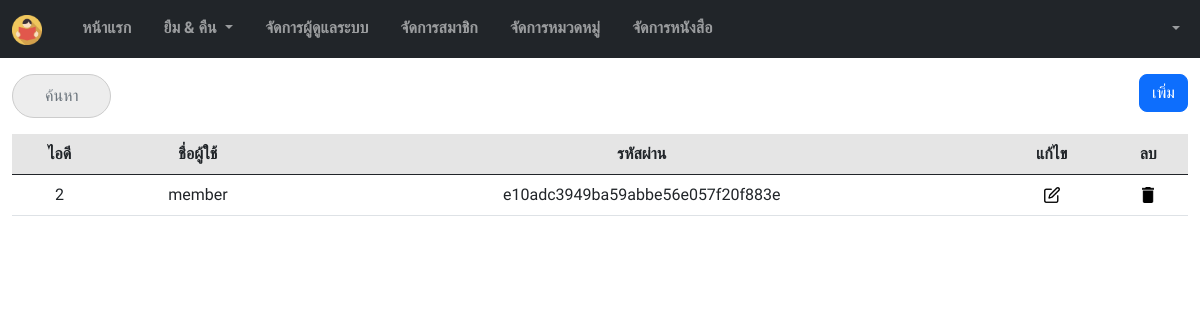
/admin/list_member.php, run on the app's committed database.
### tables this page shows
CREATE TABLE `lib_user` (
  `u_id` int(11) NOT NULL,
  `u_name` varchar(100) NOT NULL,
  `u_pass` varchar(100) NOT NULL,
  `u_status` varchar(6) NOT NULL
);

### admin/list_member_db.php (the view, shortened to what this page needs)
<?php
    include('../conn.php');
    $sql = "SELECT * FROM lib_user WHERE `u_status` LIKE 'member'";
    $result = mysqli_query($con,$sql) or die ("Error in query: $sql" . mysqli_error());
?>
<table class="table table-hover">
    <thead>
        <tr class="table table-active" align="center">
            <th>ไอดี</th>
            <th>ชื่อผู้ใช้</th>
            <th>รหัสผ่าน</th>
            <th>แก้ไข</th>
            <th>ลบ</th>
        </tr>
    </thead>
    <?php foreach($result as $row) { ?>
        <tr align="center">
            <td><?php echo $row['u_id']; ?></td>
            <td><?php echo $row['u_name']; ?></td>
            <td><?php echo $row['u_pass']; ?></td>
            <td><a href="member_db.php?u_id=<?php echo $row['u_id'];?>" data-bs-toggle="modal" data-bs-target="#update<?php echo $row['u_id'];?>"><img src="../img/logo/edit.png" height="16" id="hover"></a></td>
            <td><a href="member_db.php?u_id=<?php echo $row['u_id'];?>" data-bs-toggle="modal" data-bs-target="#delete<?php echo $row['u_id'];?>"><img src="../img/logo/delete.png" height="16" id="hover"></a></td>
        </tr>
    <?php } ?>
</table>

### css/style.css (style rules this page uses)
body { font-family: 'Mali', cursive; }

### css/custom.css (style rules this page uses)
img { transition: .5s; }

### data on the page
lib_user: u_id "2", u_name "member", u_pass "e10adc3949ba59abbe56e057f20f883e"
